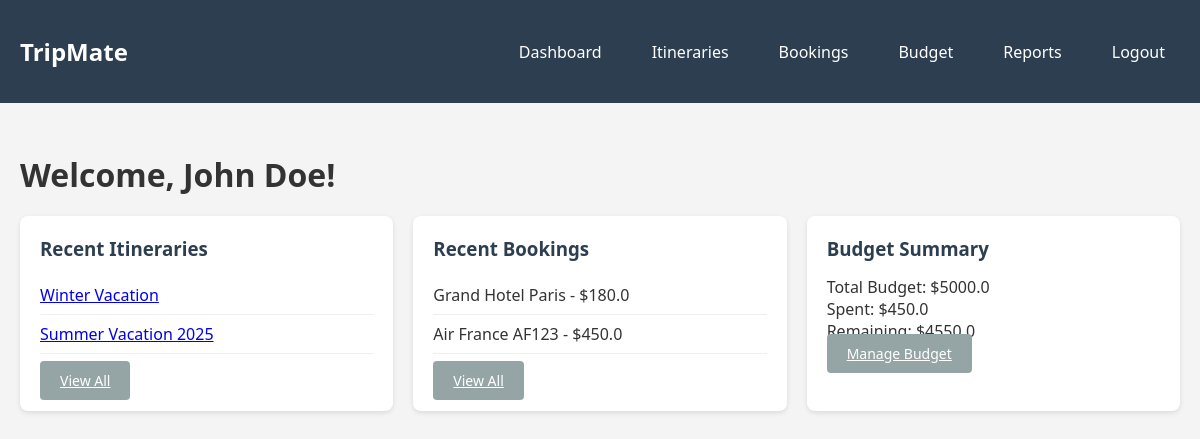
The app's page /dashboard (signed in) with its own data.
### tables this page shows
CREATE TABLE itineraries (
            id INTEGER PRIMARY KEY AUTOINCREMENT,
            user_id INTEGER NOT NULL,
            title TEXT NOT NULL,
            created_at TIMESTAMP DEFAULT CURRENT_TIMESTAMP,
            FOREIGN KEY (user_id) REFERENCES users(id)
        );

CREATE TABLE bookings (
            id INTEGER PRIMARY KEY AUTOINCREMENT,
            user_id INTEGER NOT NULL,
            item_type TEXT NOT NULL,
            item_name TEXT NOT NULL,
            date TEXT NOT NULL,
            price REAL NOT NULL,
            status TEXT DEFAULT 'confirmed',
            created_at TIMESTAMP DEFAULT CURRENT_TIMESTAMP,
            FOREIGN KEY (user_id) REFERENCES users(id)
        );

CREATE TABLE budgets (
            id INTEGER PRIMARY KEY AUTOINCREMENT,
            user_id INTEGER UNIQUE NOT NULL,
            total_budget REAL NOT NULL,
            FOREIGN KEY (user_id) REFERENCES users(id)
        );

### app.py (the view)
@app.route('/dashboard')
@login_required
def dashboard():
    conn = get_db()
    cursor = conn.cursor()
    user_id = session['user_id']
    itineraries = cursor.execute(
        'SELECT * FROM itineraries WHERE user_id = ? ORDER BY created_at DESC LIMIT 5',
        (user_id,)
    ).fetchall()
    bookings = cursor.execute(
        'SELECT * FROM bookings WHERE user_id = ? ORDER BY created_at DESC LIMIT 5',
        (user_id,)
    ).fetchall()
    budget = cursor.execute(
        'SELECT * FROM budgets WHERE user_id = ?',
        (user_id,)
    ).fetchone()
    total_expenses = 0
    if budget:
        expenses = cursor.execute(
            'SELECT SUM(amount) as total FROM expenses WHERE budget_id = ?',
            (budget['id'],)
        ).fetchone()
        total_expenses = expenses['total'] if expenses['total'] else 0
    conn.close()
    return render_template('dashboard.html',
                         itineraries=itineraries,
                         bookings=bookings,
                         budget=budget,
                         total_expenses=total_expenses,
                         user_name=session.get('user_name'))

### app.py (called while the page is built)
def login_required(f):
    @wraps(f)
    def decorated_function(*args, **kwargs):
        if 'user_id' not in session:
            return redirect(url_for('auth.login'))
        return f(*args, **kwargs)
    return decorated_function

### db.py (called while the page is built)
def resolve_db_path():
    configured_path = os.environ.get("TRIPMATE_DB_PATH")
    if configured_path:
        return configured_path
    return str(Path(__file__).resolve().parent / "tripmate.db")

def get_db():
    conn = sqlite3.connect(resolve_db_path())
    conn.row_factory = sqlite3.Row
    return conn

### templates/dashboard.html (shortened to what this page needs)
{% extends "base.html" %}
{% block content %}
<h1>Welcome, {{ user_name }}!</h1>
<div class="dashboard-grid">
    <div class="dashboard-card">
        <h3>Recent Itineraries</h3>
        {% if itineraries %}
            <ul>
            {% for itinerary in itineraries %}
                <li>
                    <a href="{{ url_for('itinerary.view', itinerary_id=itinerary.id) }}">
                        {{ itinerary.title }}
                    </a>
                </li>
            {% endfor %}
            </ul>
        {% else %}
            <p>No itineraries yet</p>
        {% endif %}
        <a href="{{ url_for('itinerary.index') }}" class="btn btn-secondary">View All</a>
    </div>
    <div class="dashboard-card">
        <h3>Recent Bookings</h3>
        {% if bookings %}
            <ul>
            {% for booking in bookings %}
                <li>{{ booking.item_name }} - ${{ booking.price }}</li>
            {% endfor %}
            </ul>
        {% else %}
            <p>No bookings yet</p>
        {% endif %}
        <a href="{{ url_for('booking.index') }}" class="btn btn-secondary">View All</a>
    </div>
    <div class="dashboard-card">
        <h3>Budget Summary</h3>
        {% if budget %}
            <p>Total Budget: ${{ budget.total_budget }}</p>
            <p>Spent: ${{ total_expenses }}</p>
            <p>Remaining: ${{ budget.total_budget - total_expenses }}</p>
        {% else %}
            <p>No budget set</p>
        {% endif %}
        <a href="{{ url_for('budget.index') }}" class="btn btn-secondary">Manage Budget</a>
    </div>
</div>
{% endblock %}

### static/css/style.css (style rules this page uses)
* { margin: 0; padding: 0; box-sizing: border-box; }
body { font-family: 'Segoe UI', Tahoma, Geneva, Verdana, sans-serif; background-color: #f4f4f4; color: #333; }
.btn { padding: 10px 20px; border: none; border-radius: 4px; cursor: pointer; font-size: 14px; transition: background-color 0.3s; }
.btn-secondary { background-color: #95a5a6; color: white; }
.dashboard-grid { display: grid; grid-template-columns: repeat(auto-fit, minmax(300px, 1fr)); gap: 20px; margin-top: 20px; }
.dashboard-card { background: white; padding: 20px; border-radius: 8px; box-shadow: 0 2px 5px rgba(0,0,0,0.1); }
.dashboard-card h3 { margin-bottom: 15px; color: #2c3e50; }
.dashboard-card ul { list-style: none; margin-bottom: 15px; }
.dashboard-card li { padding: 8px 0; border-bottom: 1px solid #eee; }

### records on screen
itineraries: title "Winter Vacation"
itineraries: title "Summer Vacation 2025"
bookings: item_name "Grand Hotel Paris", price "180.0"
bookings: item_name "Air France AF123", price "450.0"
budgets: total_budget "5000.0", budget.total_budget-total_expenses "4550.0"

### other values on screen
{{ user_name }} "John Doe"
{{ total_expenses }} "450.0"
